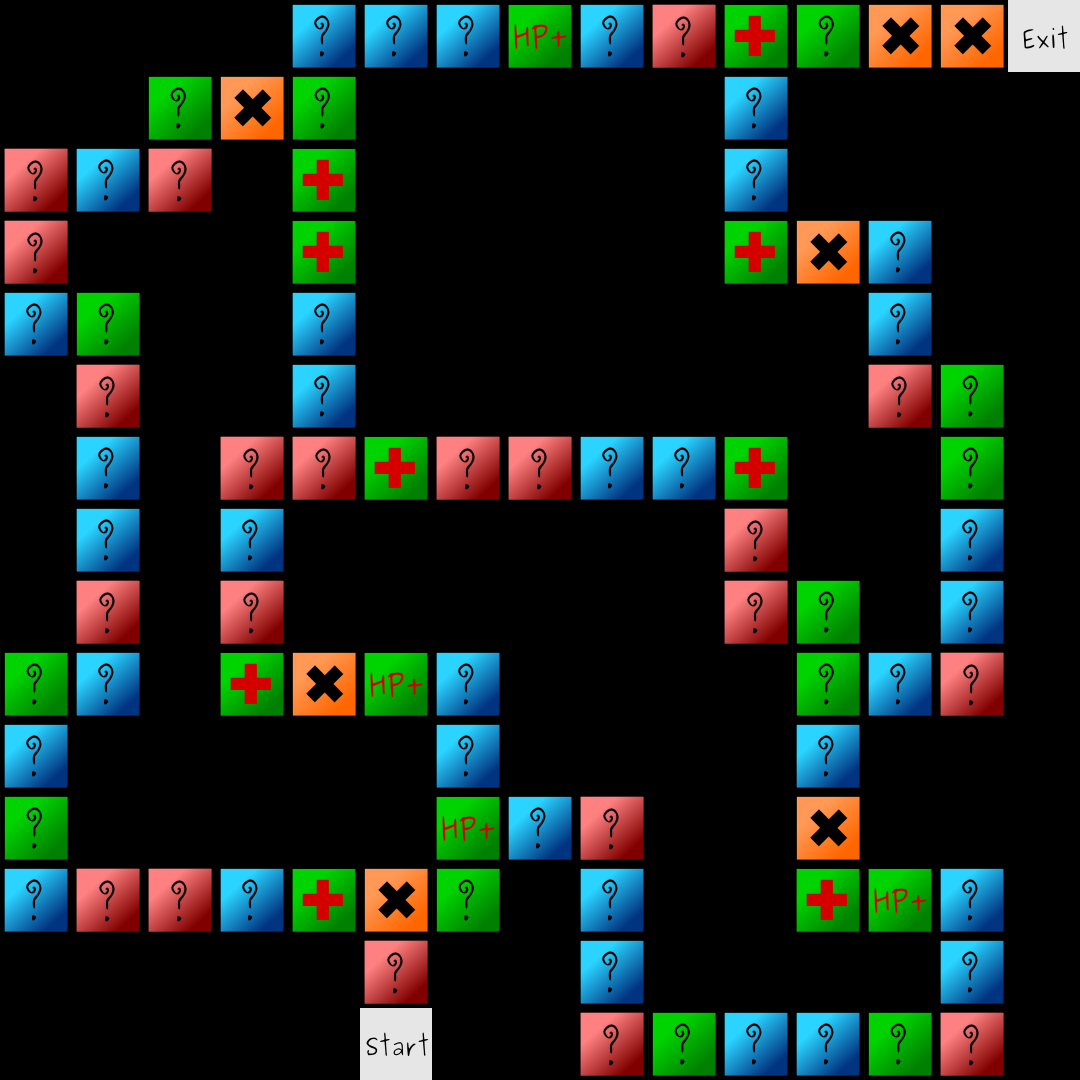

This game map was drawn from its Tiled (.tmx) file and the tilesets committed beside it. A one-line description and the trimmed map source follow:
An orthogonal 15x15 tile map with 72x72 px tiles, 1 tile layer (Tile Layer 1).

<map version="1.0" orientation="orthogonal" width="15" height="15" tilewidth="72" tileheight="72">
 <tileset firstgid="1" name="tiles" tilewidth="72" tileheight="72">
  <image source="../gfx/tiles.png" width="720" height="720" />
 <tile id="0">
      <properties>
       <property name="type" value="start" />
      </properties>
     </tile>
     <tile id="1">
      <properties>
       <property name="type" value="exit" />
      </properties>
     </tile>
     <tile id="2">
      <properties>
       <property name="type" value="green" />
      </properties>
     </tile>
     <tile id="3">
      <properties>
       <property name="type" value="blue" />
      </properties>
     </tile>
     <tile id="4">
      <properties>
       <property name="type" value="red" />
      </properties>
     </tile>
     <tile id="10">
      <properties>
       <property name="type" value="HP_UP" />
      </properties>
     </tile>
     <tile id="11">
      <properties>
       <property name="type" value="HEALTH" />
      </properties>
     </tile>
     <tile id="12">
      <properties>
       <property name="type" value="damage" />
      </properties>
     </tile>
 </tileset>
 <layer name="Tile Layer 1" width="15" height="15">
  <data>[225 cells, 91 non-empty, 9 distinct tile ids]</data>
 </layer>
</map>